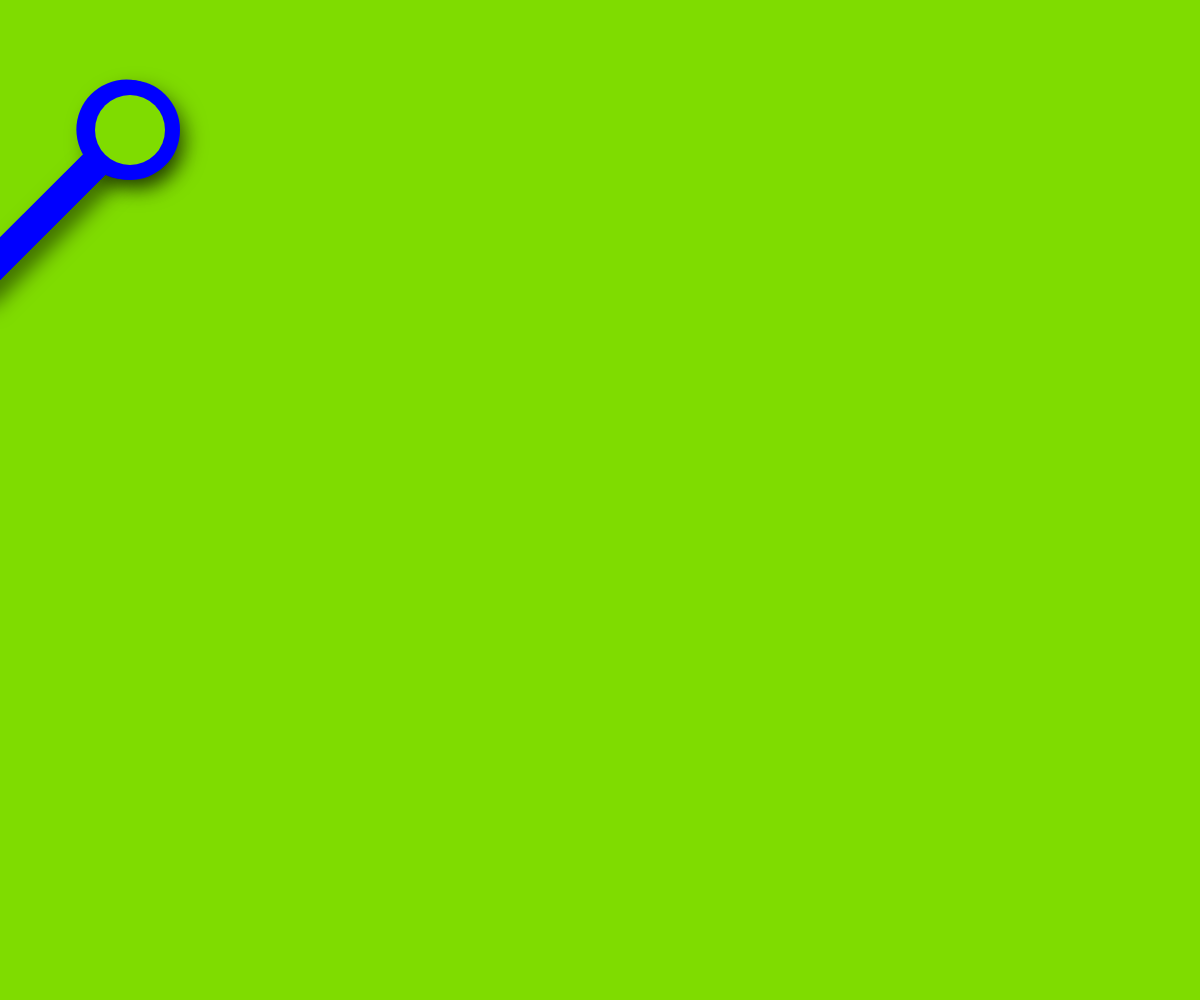
Frame 1 (no input)
Frame 60 (no input): identical to frame 1, image omitted
Frame 120 (the mouse pressed at the canvas centre since frame 60): identical to frame 1, image omitted

The p5.js sketch that drew this single still picture (run headless with seeded random() and noise() and a simulated clock; from frame 60 on, the mouse is pressed at the canvas centre):

// p5.js sketch
// ── sketch.js
function setup() {
  createCanvas(windowWidth,windowHeight); // Create a canvas of 800x600 pixels
}

function draw() {
  background(255); // Set the background to white
  noStroke();

  // Set shadow properties
  drawingContext.shadowOffsetX = 10;
  drawingContext.shadowOffsetY = 10;
  drawingContext.shadowBlur = 20;
  drawingContext.shadowColor = 'rgba(0, 0, 0, 0.5)';
  fill(127, 220, 0); // Background
  rect(0, 0, width, height);
  
  push();
  translate(-20, 300);
  rotate(PI / -4);
  fill(0, 0, 255);
  rect(0, -30, 190, 30); // Handle of the wand
  
  // Draw the bubble wand ellipses within the same push/pop block
  fill(0, 0, 255);
  ellipse(224, -17, 100, 100); // Outer bubble wand
  
  fill(127, 220, 0);
  ellipse(220, -10, 70, 70); // Inner bubble wand
  pop();
  
  // Reset shadow properties to avoid affecting other drawings
  drawingContext.shadowOffsetX = 0;
  drawingContext.shadowOffsetY = 0;
  drawingContext.shadowBlur = 0;
  
  push();
  translate(-20, 300);
  rotate(PI / -4);
  fill(0, 0, 255);
  rect(0, -30, 190, 30); // Handle of the wand
  pop();

  push();
  translate(-20, 300);
  rotate(PI / -4);
  fill(0, 0, 255);
  rect(0, -30, 190, 30); // Handle of the wand
  pop();


  fill(0, 0, 255);
  ellipse(130, 130, 100, 100); // Outer bubble wand

  fill(127, 220, 0);
  ellipse(130, 130, 70, 70); // Inner bubble wand

  // Reset shadow properties to avoid affecting other drawings
  drawingContext.shadowOffsetX = 0;
  drawingContext.shadowOffsetY = 0;
  drawingContext.shadowBlur = 0;
  drawingContext.shadowColor = 'rgba(0, 0, 0, 0)';
}

function windowResized(){
  resizeCanvas(windowWidth,windowHeight);
}
// ── style.css
html, body {
    margin: 0;
    padding: 0;
    font-family: cursive;

    p,
    h1,
    h2{color: rgb(31, 224, 31);
    text-align: center;}
    
  }
  #blow {
    position: absolute; /* Ensure the button can be positioned */
    top: 50%; /* Adjust as needed */
    left: 44%; /* Adjust as needed */
}
  canvas {
    display: block;
  
  }
  a:link{
    color:rgb(0, 0, 1)
  }
  a:hover{
    color:rgb(196, 113, 4);
  }
  
  a{
    display: block;
    text-align: center;
    padding-bottom: 10px;
  }
  main{
    background-color: aqua;
    padding-top: 10%;
  }
